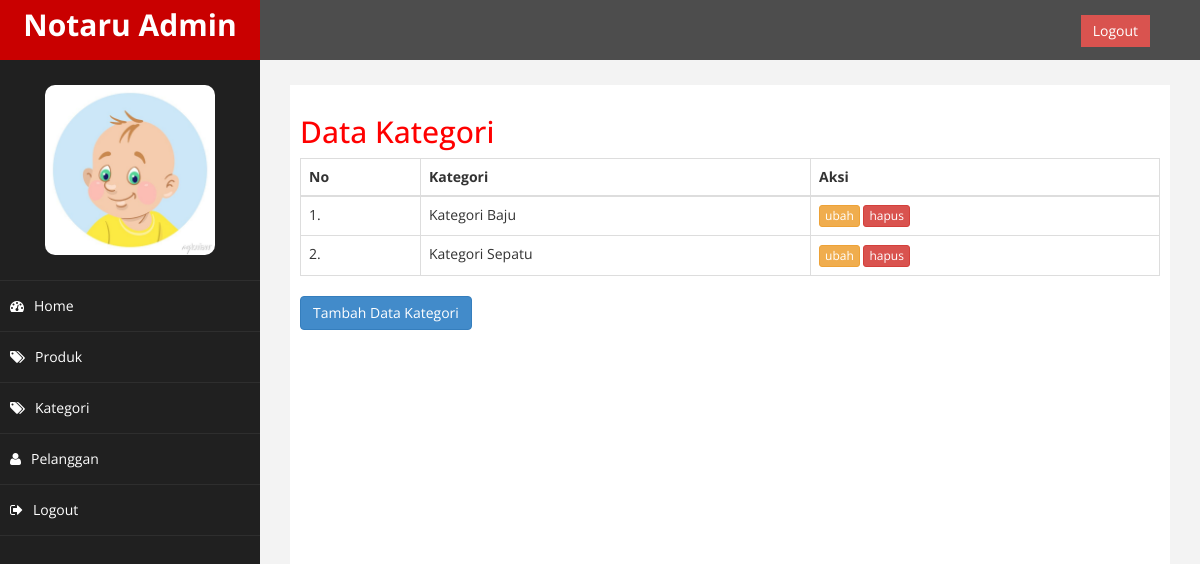
Screenshot of /admin/index.php?halaman=kategori (signed in) with the database file from the repository.
### tables this page shows
CREATE TABLE `kategori` (
  `id_kategori` int(11) NOT NULL,
  `nama_kategori` varchar(100) NOT NULL
);

### admin/kategori.php (the view)
<?php
$semuadata = [];
$ambil = $koneksi->query("SELECT * FROM kategori");
while($tiap = $ambil->fetch_assoc()){
  $semuadata[] = $tiap;
}
?>
<h2>Data Kategori</h2>
<table class="table table-bordered">
  <thead>
    <tr>
      <th>No</th>
      <th>Kategori</th>
      <th>Aksi</th>
    </tr>
  </thead>
  <tbody>
    <?php foreach($semuadata as $key => $value): ?>
    <tr>
      <td><?= $key+1; ?>.</td>
      <td><?= $value['nama_kategori']; ?></td>
      <td>
        <a href="index.php?halaman=ubahkategori&id=<?= $value['id_kategori']; ?>" class="btn btn-warning btn-xs">ubah</a>
        <a href="index.php?halaman=hapuskategori&id=<?= $value['id_kategori']; ?>" onclick="return confirm('Yakin akan menghapus data?')" class="btn btn-danger btn-xs">hapus</a>
      </td>
    </tr>
    <?php endforeach; ?>
  </tbody>
</table>
<a href="index.php?halaman=tambahkategori" class="btn btn-primary">Tambah Data Kategori</a>

### admin/assets/css/custom.css (style rules this page uses)
body { font-family: 'Open Sans', sans-serif; }
h2 { color: #f00; }

### rows the page displays
kategori: nama_kategori "Kategori Baju"
kategori: nama_kategori "Kategori Sepatu"
